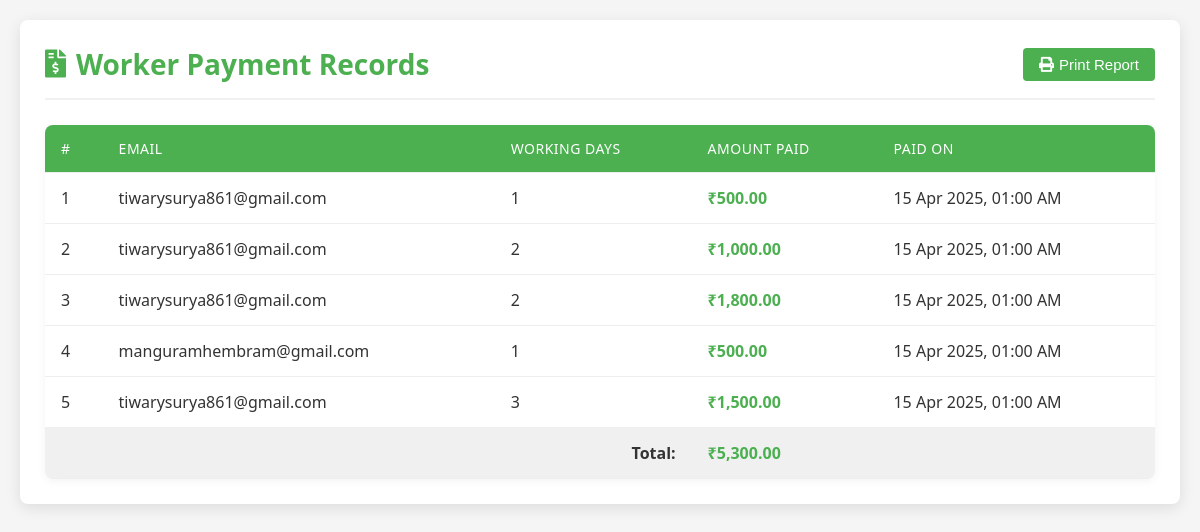
The page /php/payment_history.php on the database as committed earlier.
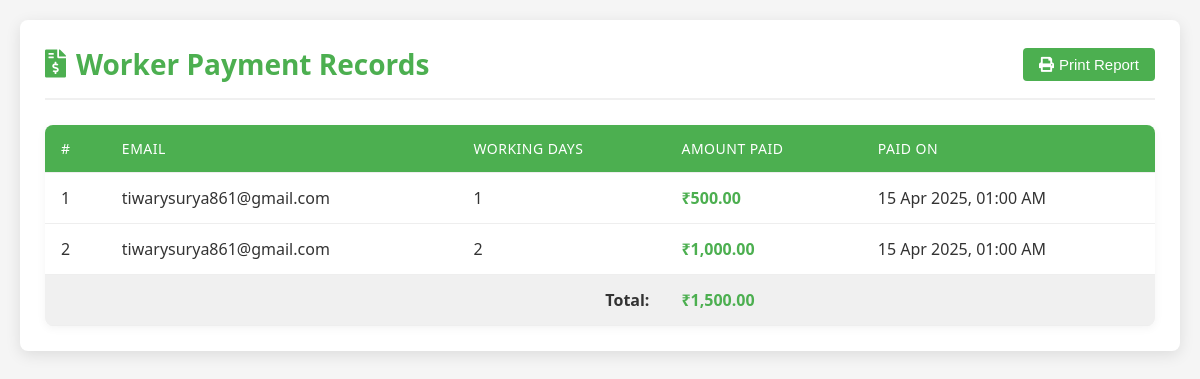
The same page on the database as committed later.
### tables this page shows
CREATE TABLE `payments` (
  `id` int(11) NOT NULL,
  `email` varchar(50) NOT NULL,
  `working_days` int(11) NOT NULL,
  `amount_paid` decimal(10,2) NOT NULL,
  `payment_date` datetime DEFAULT current_timestamp()
);

### php/payment_history.php (the view, shortened to what this page needs)
<?php
$host = 'localhost';
$db   = 'final';
$user = 'root';
$pass = '';
$conn = new mysqli($host, $user, $pass, $db);
$sql = "SELECT id, email, working_days, amount_paid FROM payments";
$result = $conn->query($sql);
?>
<!DOCTYPE html>
<html>
<head>
    <link href="https://cdnjs.cloudflare.com/ajax/libs/font-awesome/5.15.4/css/all.min.css" rel="stylesheet">
</head>
<body>
    <div class="container">
        <div class="header">
            <h2><i class="fas fa-file-invoice-dollar"></i> Worker Payment Records</h2>
            <div class="actions">
                <button class="btn btn-print" onclick="printReport()">
                    <i class="fas fa-print"></i> Print Report
                </button>
            </div>
        </div>
        <div class="table-container">
            <table>
                <thead>
                    <tr>
                        <th>#</th>
                        <th>Email</th>
                        <th>Working Days</th>
                        <th>Amount Paid</th>
                        <th>Paid On</th>
                    </tr>
                </thead>
                <tbody>
                    <?php
                    if ($result->num_rows > 0) {
                        $count = 1;
                        $total_amount = 0;
                        while ($row = $result->fetch_assoc()) {
                            $total_amount += $row['amount_paid'];
                            $payment_date = isset($row['created_at']) ? date("d M Y, h:i A", strtotime($row['created_at'])) : date("d M Y, h:i A");
                            echo "<tr class='record-row'>";
                            echo "<td>" . $count++ . "</td>";
                            echo "<td>" . htmlspecialchars($row['email']) . "</td>";
                            echo "<td>" . $row['working_days'] . "</td>";
                            echo "<td class='amount'>₹" . number_format($row['amount_paid'], 2) . "</td>";
                            echo "<td class='date-cell'>" . $payment_date . "</td>";
                            echo "</tr>";
                        }
                        echo "<tr style='font-weight: bold; background-color: #f0f0f0;'>";
                        echo "<td colspan='3' style='text-align: right;'>Total:</td>";
                        echo "<td class='amount'>₹" . number_format($total_amount, 2) . "</td>";
                        echo "<td></td>";
                        echo "</tr>";
                    } else {
                        echo "<tr><td colspan='5' class='no-records'>No payment records found.</td></tr>";
                    }
                    ?>
                </tbody>
            </table>
        </div>
    </div>
</body>
</html>

### php/payment_history.php (style rules this page uses)
:root { --primary-color: #4CAF50; --secondary-color: #3e8e41; --accent-color: #f8f9fa; --text-color: #333; --border-color: #ddd; }
body { font-family: 'Segoe UI', Tahoma, Geneva, Verdana, sans-serif; background-color: #f5f5f5; margin: 0; padding: 20px; color: var(--text-color); }
.container { max-width: 1200px; margin: 0 auto; background-color: white; border-radius: 8px; box-shadow: 0 4px 15px rgba(0, 0, 0, 0.1); padding: 25px; animation: fadeIn 0.5s ease-in-out; }
.header { display: flex; justify-content: space-between; align-items: center; margin-bottom: 25px; padding-bottom: 15px; border-bottom: 2px solid #f0f0f0; }
h2 { color: var(--primary-color); margin: 0; font-size: 28px; display: flex; align-items: center; }
h2 i { margin-right: 10px; }
.actions { display: flex; gap: 10px; }
.btn { padding: 8px 16px; border: none; border-radius: 4px; cursor: pointer; font-weight: 500; font-size: 15px; transition: all 0.3s ease; display: flex; align-items: center; gap: 5px; }
.btn-print { background-color: var(--primary-color); color: white; }
.table-container { overflow-x: auto; border-radius: 8px; box-shadow: 0 2px 10px rgba(0, 0, 0, 0.05); }
table { border-collapse: collapse; width: 100%; margin: auto; background-color: white; }
th, td { padding: 14px 16px; text-align: left; border-bottom: 1px solid #eee; }
th { background-color: var(--primary-color); color: white; font-weight: 500; letter-spacing: 0.5px; text-transform: uppercase; font-size: 14px; }
tbody tr { transition: background-color 0.3s ease, transform 0.2s ease; }
.amount { font-weight: 600; color: var(--primary-color); }
.date-cell { white-space: nowrap; }

Rows that differ between the two databases and show on the page:
removed payments: email "tiwarysurya861@gmail.com", working_days "2", amount_paid "1,800.00", payment_date "15 Apr 2025, 01:00 AM"
removed payments: email "manguramhembram@gmail.com", working_days "1", amount_paid "500.00", payment_date "15 Apr 2025, 01:00 AM"
removed payments: email "tiwarysurya861@gmail.com", working_days "3", amount_paid "1,500.00", payment_date "15 Apr 2025, 01:00 AM"
Other text that changed with them:
$total_amount: "5,300.00" → "1,500.00"
